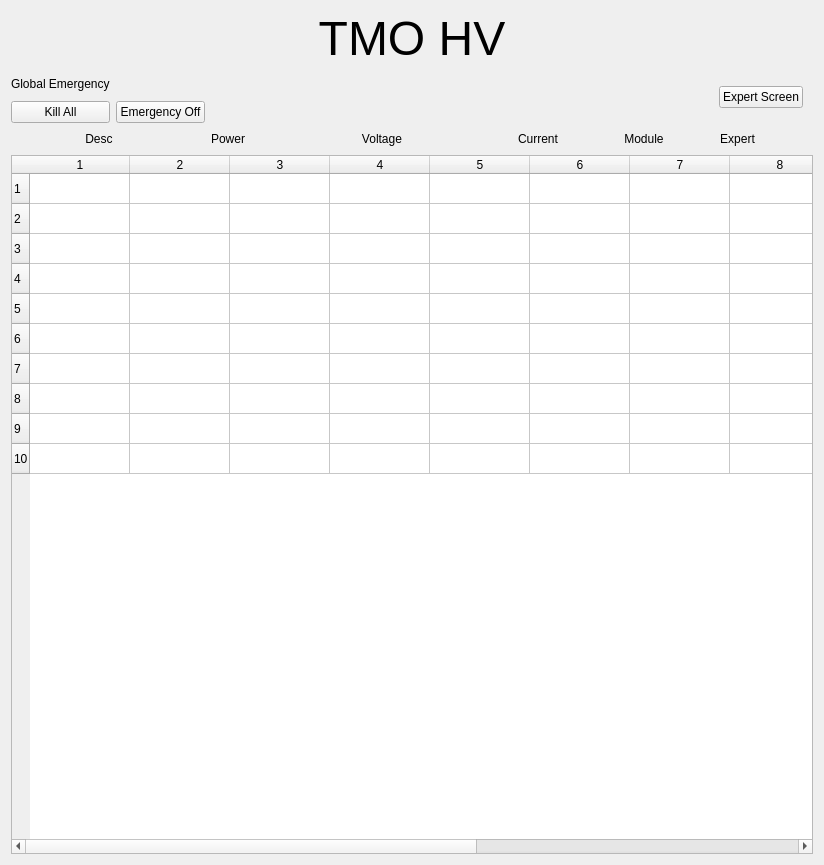
<?xml version="1.0" encoding="UTF-8"?>
<ui version="4.0">
 <class>Form</class>
 <widget class="QWidget" name="Form">
  <property name="geometry">
   <rect>
    <x>0</x>
    <y>0</y>
    <width>824</width>
    <height>865</height>
   </rect>
  </property>
  <property name="windowTitle">
   <string>Form</string>
  </property>
  <layout class="QVBoxLayout" name="verticalLayout">
   <item>
    <widget class="QLabel" name="label">
     <property name="font">
      <font>
       <pointsize>36</pointsize>
      </font>
     </property>
     <property name="text">
      <string>TMO HV</string>
     </property>
     <property name="alignment">
      <set>Qt::AlignCenter</set>
     </property>
    </widget>
   </item>
   <item>
    <layout class="QHBoxLayout" name="horizontalLayout">
     <property name="rightMargin">
      <number>10</number>
     </property>
     <item>
      <layout class="QGridLayout" name="gridLayout">
       <item row="0" column="0">
        <widget class="QLabel" name="label_2">
         <property name="sizePolicy">
          <sizepolicy hsizetype="Preferred" vsizetype="Preferred">
           <horstretch>0</horstretch>
           <verstretch>0</verstretch>
          </sizepolicy>
         </property>
         <property name="minimumSize">
          <size>
           <width>0</width>
           <height>23</height>
          </size>
         </property>
         <property name="maximumSize">
          <size>
           <width>16777215</width>
           <height>23</height>
          </size>
         </property>
         <property name="text">
          <string>Global Emergency</string>
         </property>
        </widget>
       </item>
       <item row="1" column="0">
        <widget class="PyDMPushButton" name="PyDMPushButton">
         <property name="toolTip">
          <string/>
         </property>
         <property name="text">
          <string>Kill All</string>
         </property>
         <property name="channel" stdset="0">
          <string>ca://TMO:MPOD:01:Crate:GlobalEmergency</string>
         </property>
         <property name="pressValue" stdset="0">
          <string>1</string>
         </property>
        </widget>
       </item>
       <item row="1" column="1">
        <widget class="PyDMPushButton" name="PyDMPushButton_2">
         <property name="toolTip">
          <string/>
         </property>
         <property name="text">
          <string>Emergency Off</string>
         </property>
         <property name="channel" stdset="0">
          <string>ca://TMO:MPOD:01:Crate:GlobalEmergency</string>
         </property>
         <property name="pressValue" stdset="0">
          <string>0</string>
         </property>
        </widget>
       </item>
       <item row="0" column="1">
        <widget class="PyDMLabel" name="PyDMLabel">
         <property name="toolTip">
          <string/>
         </property>
         <property name="channel" stdset="0">
          <string>ca://TMO:MPOD:01:Crate:GlobalEmergency</string>
         </property>
        </widget>
       </item>
      </layout>
     </item>
     <item>
      <spacer name="horizontalSpacer">
       <property name="orientation">
        <enum>Qt::Horizontal</enum>
       </property>
       <property name="sizeHint" stdset="0">
        <size>
         <width>40</width>
         <height>20</height>
        </size>
       </property>
      </spacer>
     </item>
     <item>
      <layout class="QVBoxLayout" name="verticalLayout_2">
       <property name="leftMargin">
        <number>0</number>
       </property>
       <item>
        <widget class="PyDMShellCommand" name="PyDMShellCommand">
         <property name="toolTip">
          <string/>
         </property>
         <property name="text">
          <string>Expert Screen</string>
         </property>
         <property name="commands" stdset="0">
          <stringlist>
           <string>/reg/g/pcds/epics-dev/spencera/tmo/screens/isegPower/children/build/iocBoot/ioc-tmo-mpod01/edm-ioc-tmo-mpod01.cmd</string>
          </stringlist>
         </property>
        </widget>
       </item>
      </layout>
     </item>
    </layout>
   </item>
   <item>
    <layout class="QHBoxLayout" name="header_layout">
     <property name="spacing">
      <number>6</number>
     </property>
     <property name="leftMargin">
      <number>13</number>
     </property>
     <property name="topMargin">
      <number>0</number>
     </property>
     <property name="rightMargin">
      <number>36</number>
     </property>
     <item>
      <widget class="QLabel" name="desc_label">
       <property name="sizePolicy">
        <sizepolicy hsizetype="Fixed" vsizetype="Preferred">
         <horstretch>0</horstretch>
         <verstretch>0</verstretch>
        </sizepolicy>
       </property>
       <property name="minimumSize">
        <size>
         <width>150</width>
         <height>0</height>
        </size>
       </property>
       <property name="maximumSize">
        <size>
         <width>150</width>
         <height>16777215</height>
        </size>
       </property>
       <property name="text">
        <string>Desc</string>
       </property>
       <property name="alignment">
        <set>Qt::AlignCenter</set>
       </property>
      </widget>
     </item>
     <item>
      <widget class="QLabel" name="power_label">
       <property name="sizePolicy">
        <sizepolicy hsizetype="Fixed" vsizetype="Preferred">
         <horstretch>0</horstretch>
         <verstretch>0</verstretch>
        </sizepolicy>
       </property>
       <property name="minimumSize">
        <size>
         <width>96</width>
         <height>0</height>
        </size>
       </property>
       <property name="maximumSize">
        <size>
         <width>96</width>
         <height>16777215</height>
        </size>
       </property>
       <property name="text">
        <string>Power</string>
       </property>
       <property name="alignment">
        <set>Qt::AlignCenter</set>
       </property>
      </widget>
     </item>
     <item>
      <widget class="QLabel" name="voltage_label">
       <property name="sizePolicy">
        <sizepolicy hsizetype="Fixed" vsizetype="Preferred">
         <horstretch>0</horstretch>
         <verstretch>0</verstretch>
        </sizepolicy>
       </property>
       <property name="minimumSize">
        <size>
         <width>200</width>
         <height>0</height>
        </size>
       </property>
       <property name="maximumSize">
        <size>
         <width>200</width>
         <height>16777215</height>
        </size>
       </property>
       <property name="text">
        <string>Voltage</string>
       </property>
       <property name="alignment">
        <set>Qt::AlignCenter</set>
       </property>
      </widget>
     </item>
     <item>
      <widget class="QLabel" name="current_label">
       <property name="sizePolicy">
        <sizepolicy hsizetype="Fixed" vsizetype="Preferred">
         <horstretch>0</horstretch>
         <verstretch>0</verstretch>
        </sizepolicy>
       </property>
       <property name="minimumSize">
        <size>
         <width>100</width>
         <height>0</height>
        </size>
       </property>
       <property name="text">
        <string>Current</string>
       </property>
       <property name="alignment">
        <set>Qt::AlignCenter</set>
       </property>
      </widget>
     </item>
     <item>
      <widget class="QLabel" name="module_label">
       <property name="sizePolicy">
        <sizepolicy hsizetype="Fixed" vsizetype="Preferred">
         <horstretch>0</horstretch>
         <verstretch>0</verstretch>
        </sizepolicy>
       </property>
       <property name="minimumSize">
        <size>
         <width>100</width>
         <height>0</height>
        </size>
       </property>
       <property name="text">
        <string>Module</string>
       </property>
       <property name="alignment">
        <set>Qt::AlignCenter</set>
       </property>
      </widget>
     </item>
     <item>
      <widget class="QLabel" name="expert_label">
       <property name="sizePolicy">
        <sizepolicy hsizetype="Fixed" vsizetype="Preferred">
         <horstretch>0</horstretch>
         <verstretch>0</verstretch>
        </sizepolicy>
       </property>
       <property name="minimumSize">
        <size>
         <width>75</width>
         <height>0</height>
        </size>
       </property>
       <property name="text">
        <string>Expert</string>
       </property>
       <property name="alignment">
        <set>Qt::AlignCenter</set>
       </property>
      </widget>
     </item>
     <item>
      <spacer name="horizontalSpacer_2">
       <property name="orientation">
        <enum>Qt::Horizontal</enum>
       </property>
       <property name="sizeHint" stdset="0">
        <size>
         <width>20</width>
         <height>20</height>
        </size>
       </property>
      </spacer>
     </item>
    </layout>
   </item>
   <item>
    <widget class="FilterSortWidgetTable" name="hv_table">
     <property name="toolTip">
      <string/>
     </property>
     <property name="ui_filename" stdset="0">
      <string>hv_row.ui</string>
     </property>
     <property name="macros_filename" stdset="0">
      <string/>
     </property>
     <property name="hide_headers_in_menu" stdset="0">
      <stringlist>
       <string>name</string>
       <string>prefix</string>
       <string>turn_off</string>
       <string>turn_on</string>
      </stringlist>
     </property>
     <row/>
     <row/>
     <row/>
     <row/>
     <row/>
     <row/>
     <row/>
     <row/>
     <row/>
     <row/>
     <column/>
     <column/>
     <column/>
     <column/>
     <column/>
     <column/>
     <column/>
     <column/>
     <column/>
     <column/>
     <column/>
     <column/>
     <item row="0" column="1"/>
     <item row="0" column="2"/>
     <item row="0" column="3"/>
     <item row="0" column="4"/>
     <item row="0" column="5"/>
     <item row="0" column="6"/>
     <item row="0" column="7"/>
     <item row="0" column="8"/>
     <item row="0" column="9"/>
     <item row="0" column="10"/>
     <item row="0" column="11"/>
     <item row="1" column="1"/>
     <item row="1" column="2"/>
     <item row="1" column="3"/>
     <item row="1" column="4"/>
     <item row="1" column="5"/>
     <item row="1" column="6"/>
     <item row="1" column="7"/>
     <item row="1" column="8"/>
     <item row="1" column="9"/>
     <item row="1" column="10"/>
     <item row="1" column="11"/>
     <item row="2" column="1"/>
     <item row="2" column="2"/>
     <item row="2" column="3"/>
     <item row="2" column="4"/>
     <item row="2" column="5"/>
     <item row="2" column="6"/>
     <item row="2" column="7"/>
     <item row="2" column="8"/>
     <item row="2" column="9"/>
     <item row="2" column="10"/>
     <item row="2" column="11"/>
     <item row="3" column="1"/>
     <item row="3" column="2"/>
     <item row="3" column="3"/>
     <item row="3" column="4"/>
     <item row="3" column="5"/>
     <item row="3" column="6"/>
     <item row="3" column="7"/>
     <item row="3" column="8"/>
     <item row="3" column="9"/>
     <item row="3" column="10"/>
     <item row="3" column="11"/>
     <item row="4" column="1"/>
     <item row="4" column="2"/>
     <item row="4" column="3"/>
     <item row="4" column="4"/>
     <item row="4" column="5"/>
     <item row="4" column="6"/>
     <item row="4" column="7"/>
     <item row="4" column="8"/>
     <item row="4" column="9"/>
     <item row="4" column="10"/>
     <item row="4" column="11"/>
     <item row="5" column="1"/>
     <item row="5" column="2"/>
     <item row="5" column="3"/>
     <item row="5" column="4"/>
     <item row="5" column="5"/>
     <item row="5" column="6"/>
     <item row="5" column="7"/>
     <item row="5" column="8"/>
     <item row="5" column="9"/>
     <item row="5" column="10"/>
     <item row="5" column="11"/>
     <item row="6" column="1"/>
     <item row="6" column="2"/>
     <item row="6" column="3"/>
     <item row="6" column="4"/>
     <item row="6" column="5"/>
     <item row="6" column="6"/>
     <item row="6" column="7"/>
     <item row="6" column="8"/>
     <item row="6" column="9"/>
     <item row="6" column="10"/>
     <item row="6" column="11"/>
     <item row="7" column="1"/>
     <item row="7" column="2"/>
     <item row="7" column="3"/>
     <item row="7" column="4"/>
     <item row="7" column="5"/>
     <item row="7" column="6"/>
     <item row="7" column="7"/>
     <item row="7" column="8"/>
     <item row="7" column="9"/>
     <item row="7" column="10"/>
     <item row="7" column="11"/>
     <item row="8" column="1"/>
     <item row="8" column="2"/>
     <item row="8" column="3"/>
     <item row="8" column="4"/>
     <item row="8" column="5"/>
     <item row="8" column="6"/>
     <item row="8" column="7"/>
     <item row="8" column="8"/>
     <item row="8" column="9"/>
     <item row="8" column="10"/>
     <item row="8" column="11"/>
     <item row="9" column="1"/>
     <item row="9" column="2"/>
     <item row="9" column="3"/>
     <item row="9" column="4"/>
     <item row="9" column="5"/>
     <item row="9" column="6"/>
     <item row="9" column="7"/>
     <item row="9" column="8"/>
     <item row="9" column="9"/>
     <item row="9" column="10"/>
     <item row="9" column="11"/>
    </widget>
   </item>
  </layout>
 </widget>
 <customwidgets>
  <customwidget>
   <class>PyDMLabel</class>
   <extends>QLabel</extends>
   <header>pydm.widgets.label</header>
  </customwidget>
  <customwidget>
   <class>PyDMPushButton</class>
   <extends>QPushButton</extends>
   <header>pydm.widgets.pushbutton</header>
  </customwidget>
  <customwidget>
   <class>PyDMShellCommand</class>
   <extends>QPushButton</extends>
   <header>pydm.widgets.shell_command</header>
  </customwidget>
  <customwidget>
   <class>FilterSortWidgetTable</class>
   <extends>QTableWidget</extends>
   <header>pcdswidgets.table</header>
  </customwidget>
 </customwidgets>
 <resources/>
 <connections/>
</ui>
